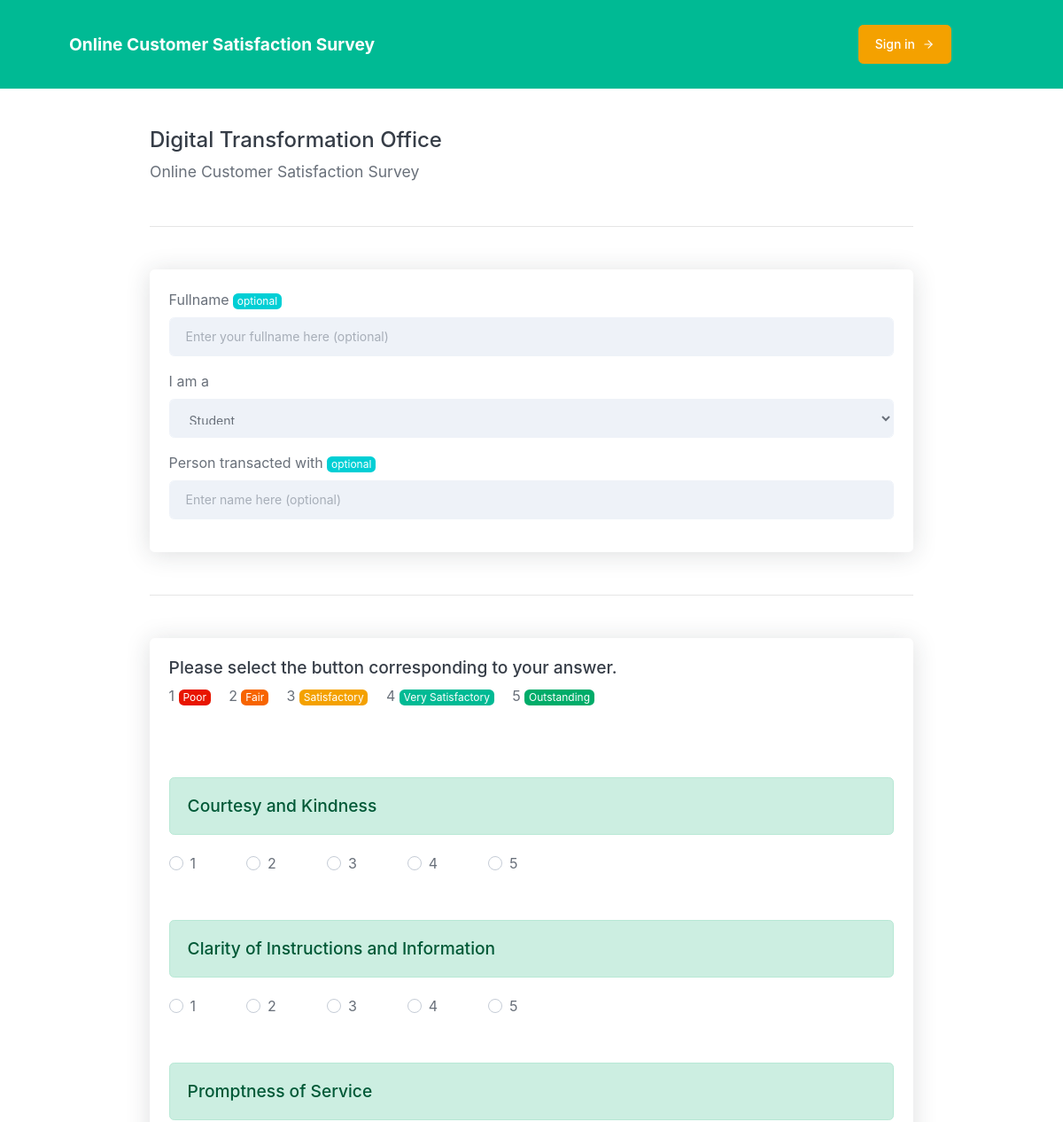
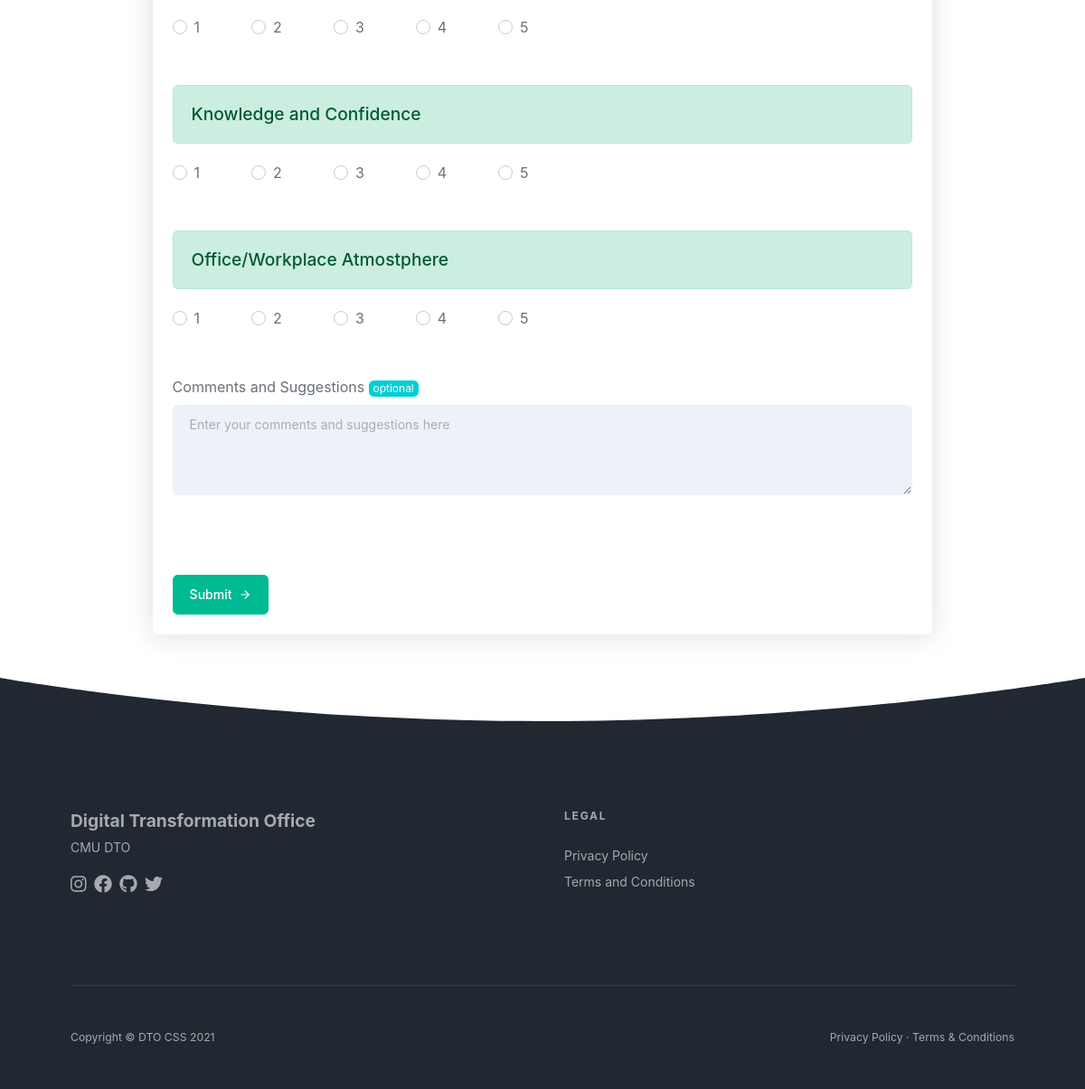
The page /css/ on the database its author committed (2 pictures, top to bottom).
### cssurvey/models.py (models this page shows, shortened)
class Question(models.Model):
    question = models.TextField(blank=False)
    created_date = models.DateTimeField(auto_now_add=True)

### cssurvey/views.py (the view, shortened to what this page needs)
# urls.py: path('css/', views.customersurvey, name='customersurvey'),
def customersurvey(request):
    questions = Question.objects.all()
    if request.method == 'GET':
        return render(request, 'cssurvey/customersurvey.html', {'questions': questions, 'form': CustomerFeedbackForm})

### cssurvey/templates/cssurvey/customersurvey.html (shortened to what this page needs)
{% extends "cssurvey/base_css.html" %}
{% block content %}
<h1>Digital Transformation Office</h1>
<p class="lead">Online Customer Satisfaction Survey</p>
<hr class="my-5" />
<form action="" method="POST">
    <div class="card shadow">
        <div class="card-body">
            <div class="form-group"><label for="fullname">Fullname <span class="badge badge-info">optional</span></label><input class="form-control form-control-solid" id="fullname" name="fullname" type="text" placeholder="Enter your fullname here (optional)"></div>
            <div class="form-group">
                <label for="customer_type">I am a</label>
                <select class="form-control form-control-solid" id="customer_type" name="customer_type">
                    <option>Student</option>
                </select>
            </div>
            <div class="form-group"><label for="person_transacted">Person transacted with <span class="badge badge-info">optional</span></label><input class="form-control form-control-solid" id="person_transacted" name="person_transacted" type="text" placeholder="Enter name here (optional)"></div>
        </div>
    </div>
    <hr class="my-5" />
    <div class="card shadow">
        <div class="card-body">
            <h4>Please select the button corresponding to your answer.</h4>
            <div class="label-inline">
                <label>1 <span class="badge badge-danger">Poor</span></label>&emsp;
                <label>2 <span class="badge badge-orange">Fair</span></label>&emsp;
                <label>3 <span class="badge badge-warning">Satisfactory</span></label>&emsp;
                <label>4 <span class="badge badge-teal">Very Satisfactory</span></label>&emsp;
                <label>5 <span class="badge badge-success">Outstanding</span></label>&emsp;
            </div>
            {% for question in questions %}
                <br><br><br>
                <h4 class="alert alert-success">{{ question.question }}</h4>
                <div class="custom-control custom-radio custom-control-inline">
                    <label class="custom-control-label" for="questionOne{{ question.id }}">1</label>
                </div>
                <div class="custom-control custom-radio custom-control-inline">
                    <label class="custom-control-label" for="questionTwo{{ question.id }}">2</label>
                </div>
                <div class="custom-control custom-radio custom-control-inline">
                    <label class="custom-control-label" for="questionThree{{ question.id }}">3</label>
                </div>
                <div class="custom-control custom-radio custom-control-inline">
                    <label class="custom-control-label" for="questionFour{{ question.id }}">4</label>
                </div>
                <div class="custom-control custom-radio custom-control-inline">
                    <label class="custom-control-label" for="questionFive{{ question.id }}">5</label>
                </div>
            {% endfor %}
            <br><br><br>
            <div class="form-group"><label for="comment">Comments and Suggestions <span class="badge badge-info">optional</span></label><textarea class="form-control form-control-solid" id="comment" name="comment" rows="5" placeholder="Enter your comments and suggestions here"></textarea></div>
            <br><br><br>
            <button class="btn font-weight-500 btn-teal" type="submit">Submit<i class="ml-2" data-feather="arrow-right"></i></button>
        </div>
    </div>
</form>
{% endblock %}

### rows shown on the page
Question: question "Courtesy and Kindness"
Question: question "Clarity of Instructions and Information"
Question: question "Promptness of Service"
Question: question "Knowledge and Confidence"
Question: question "Office/Workplace Atmostphere"
